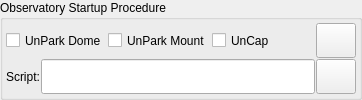
      <widget class="QGroupBox" name="startupGroupBox">
       <property name="toolTip">
        <string>&lt;html&gt;&lt;head/&gt;&lt;body&gt;&lt;p&gt;One-time startup procedure to be executed before starting Ekos. The script is executed &lt;span style=&quot; font-weight:600; text-decoration: underline;&quot;&gt;before&lt;/span&gt; the startup procedures (e.g. unpark scope), if selected, are executed.&lt;/p&gt;&lt;/body&gt;&lt;/html&gt;</string>
       </property>
       <property name="title">
        <string>Observatory Startup Procedure</string>
       </property>
       <layout class="QVBoxLayout" name="verticalLayout_4">
        <property name="spacing">
         <number>1</number>
        </property>
        <property name="leftMargin">
         <number>3</number>
        </property>
        <property name="topMargin">
         <number>3</number>
        </property>
        <property name="rightMargin">
         <number>3</number>
        </property>
        <property name="bottomMargin">
         <number>3</number>
        </property>
        <item>
         <layout class="QHBoxLayout" name="horizontalLayout_16">
          <property name="spacing">
           <number>1</number>
          </property>
          <item>
           <widget class="QCheckBox" name="schedulerUnparkDome">
            <property name="enabled">
             <bool>true</bool>
            </property>
            <property name="sizePolicy">
             <sizepolicy hsizetype="Minimum" vsizetype="Preferred">
              <horstretch>0</horstretch>
              <verstretch>0</verstretch>
             </sizepolicy>
            </property>
            <property name="toolTip">
             <string>Park dome to home position</string>
            </property>
            <property name="text">
             <string>UnPark Dome</string>
            </property>
            <attribute name="buttonGroup">
             <string notr="true">startupProcedureButtonGroup</string>
            </attribute>
           </widget>
          </item>
          <item>
           <widget class="QCheckBox" name="schedulerUnparkMount">
            <property name="enabled">
             <bool>true</bool>
            </property>
            <property name="sizePolicy">
             <sizepolicy hsizetype="Minimum" vsizetype="Preferred">
              <horstretch>0</horstretch>
              <verstretch>0</verstretch>
             </sizepolicy>
            </property>
            <property name="toolTip">
             <string>Park telescope to home position.</string>
            </property>
            <property name="text">
             <string>UnPark Mount</string>
            </property>
            <attribute name="buttonGroup">
             <string notr="true">startupProcedureButtonGroup</string>
            </attribute>
           </widget>
          </item>
          <item>
           <widget class="QCheckBox" name="schedulerOpenDustCover">
            <property name="sizePolicy">
             <sizepolicy hsizetype="Minimum" vsizetype="Preferred">
              <horstretch>0</horstretch>
              <verstretch>0</verstretch>
             </sizepolicy>
            </property>
            <property name="toolTip">
             <string>Open dust cover</string>
            </property>
            <property name="text">
             <string>UnCap</string>
            </property>
            <attribute name="buttonGroup">
             <string notr="true">startupProcedureButtonGroup</string>
            </attribute>
           </widget>
          </item>
          <item>
           <spacer name="horizontalSpacer_10">
            <property name="orientation">
             <enum>Qt::Horizontal</enum>
            </property>
            <property name="sizeHint" stdset="0">
             <size>
              <width>40</width>
              <height>20</height>
             </size>
            </property>
           </spacer>
          </item>
          <item>
           <widget class="QPushButton" name="startupB">
            <property name="sizePolicy">
             <sizepolicy hsizetype="Preferred" vsizetype="Preferred">
              <horstretch>0</horstretch>
              <verstretch>0</verstretch>
             </sizepolicy>
            </property>
            <property name="text">
             <string/>
            </property>
           </widget>
          </item>
         </layout>
        </item>
        <item>
         <layout class="QHBoxLayout" name="horizontalLayout_12">
          <property name="spacing">
           <number>1</number>
          </property>
          <item>
           <widget class="QLabel" name="label_8">
            <property name="text">
             <string>Script:</string>
            </property>
           </widget>
          </item>
          <item>
           <widget class="QLineEdit" name="schedulerStartupScript">
            <property name="sizePolicy">
             <sizepolicy hsizetype="MinimumExpanding" vsizetype="Preferred">
              <horstretch>0</horstretch>
              <verstretch>0</verstretch>
             </sizepolicy>
            </property>
            <property name="readOnly">
             <bool>false</bool>
            </property>
            <property name="clearButtonEnabled">
             <bool>true</bool>
            </property>
           </widget>
          </item>
          <item>
           <widget class="QPushButton" name="selectStartupScriptB">
            <property name="sizePolicy">
             <sizepolicy hsizetype="Preferred" vsizetype="Preferred">
              <horstretch>0</horstretch>
              <verstretch>0</verstretch>
             </sizepolicy>
            </property>
            <property name="text">
             <string/>
            </property>
           </widget>
          </item>
         </layout>
        </item>
       </layout>
      </widget>
